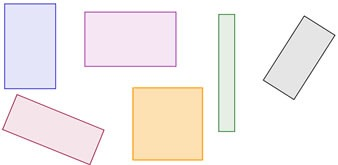
#> input picture IMG4.jpeg, 338 x 165 px
$ python main.py   (older library calls are emulated)
#> lines starting #> are read from the running program, lines starting #| are printed output that depends on the picture; after the words box and inside, x2 and y2 are one past the last pixel; in counts of white or black regions, pixels touching at a corner belong together

import cv2
import numpy as np
import matplotlib.pyplot as plt
from datetime import date

date_ = date.today().strftime("%d/%m/%Y")

canvas = np.ones((600, 600, 3))
cv2.rectangle(canvas,
              pt1=(50,50),
              pt2=(100,150),
              color=(255,0,0),
              thickness=5
              )
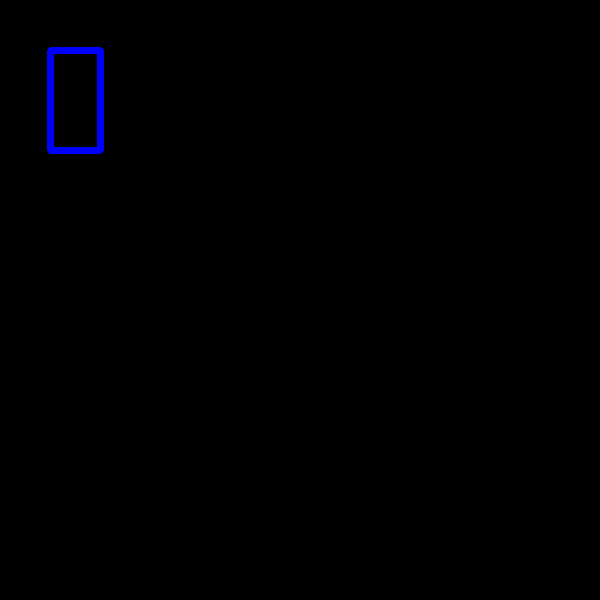
#> canvas: shape (600, 600, 3) float64; mean of channels 0, 1, 2 2.5, 1, 1; drawn as B, G, R

cv2.putText(img= canvas,text="Hello" ,org=(50,200), fontFace= cv2.FONT_HERSHEY_COMPLEX, fontScale= 1, color= (0,0,255))
cv2.putText(img= canvas,text=date_ ,org=(50,250), fontFace= cv2.FONT_HERSHEY_COMPLEX, fontScale= 1, color= (0,0,255))
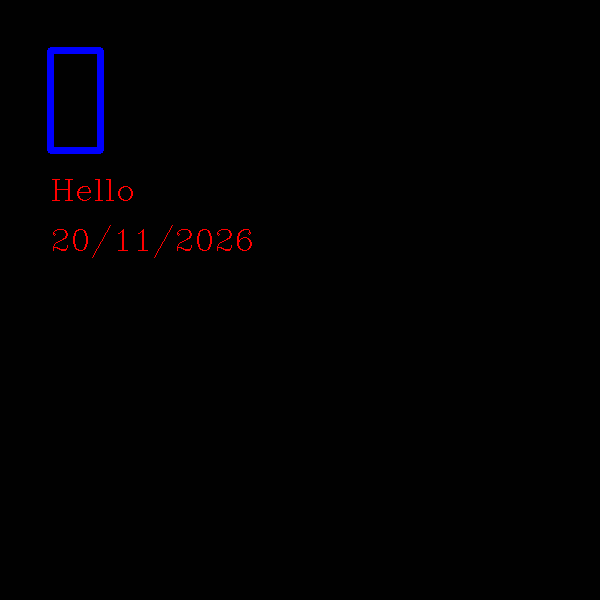
#> canvas: shape (600, 600, 3) float64; mean of channels 0, 1, 2 2.5, 1, 1.7; drawn as B, G, R

plt.imshow(canvas)


shapes = cv2.imread("IMG4.jpeg", cv2.IMREAD_GRAYSCALE)
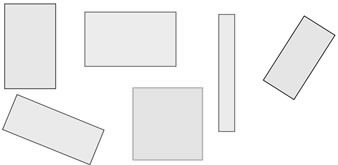
#> shapes: shape (165, 338); min 35, max 255, mean 241.6
shapes_copy = cv2.imread("IMG4.jpeg", cv2.IMREAD_COLOR)
#> shapes_copy is the input picture: shape (165, 338, 3); mean B, G, R 238.5, 239.9, 245.4
shapes = cv2.GaussianBlur(shapes, (5,5), 0)
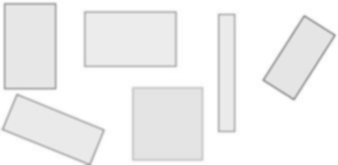
#> shapes: shape (165, 338); min 162, max 255, mean 241.6
ret, shapes = cv2.threshold(shapes, 150, 255, cv2.THRESH_BINARY_INV +
                                            cv2.THRESH_OTSU)
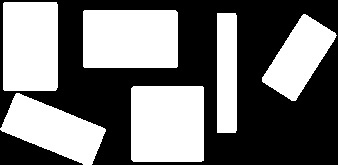
#> shapes: shape (165, 338); 46% white; 6 white regions, box (x1, y1, x2, y2) and area: (131, 86, 204, 162) 5539, (83, 10, 178, 68) 5504, (3, 2, 58, 91) 4887, (0, 93, 106, 165) 4066, (262, 14, 337, 101) 3255, (217, 13, 237, 133) 2396
#> ret = 240
kernel = np.ones((5, 5), np.uint8)
img_erosion = cv2.erode(shapes, kernel, iterations=1)
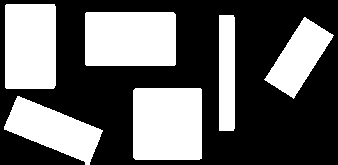
#> img_erosion: shape (165, 338); 39.5% white; 6 white regions, box (x1, y1, x2, y2) and area: (133, 88, 202, 160) 4959, (85, 12, 176, 66) 4908, (5, 4, 56, 89) 4327, (4, 96, 103, 165) 3383, (264, 17, 334, 99) 2627, (219, 15, 235, 131) 1852
img_dilation = cv2.dilate(shapes, kernel, iterations=1)
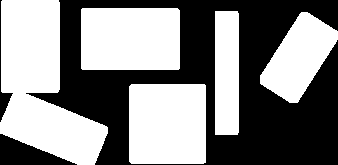
#> img_dilation: shape (165, 338); 52.7% white; 3 black regions


contours, hierarchy  =cv2.findContours(shapes, cv2.RETR_TREE, cv2.CHAIN_APPROX_SIMPLE)
#> contours = 6 contours; box (x1, y1, x2, y2) and area: (131, 86, 204, 162) 5394, (83, 10, 178, 68) 5354, (3, 2, 58, 91) 4746, (0, 93, 106, 165) 3940, (262, 14, 337, 101) 3154, (217, 13, 237, 133) 2258
#rint(contours)
#shapes = cv2.Sobel(src=shapes, ddepth=cv2.CV_64F, dx=1, dy=1, ksize=5)
#> (the run stopped early here; a loop or call above may not have finished)

$ run again, with pigNose.jpeg copied over IMG4.jpeg
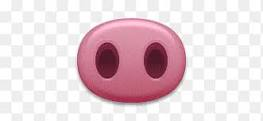
#> input picture pigNose.jpeg, 263 x 121 px
#> shapes_copy is the input picture: shape (121, 263, 3); mean B, G, R 216.6, 211.2, 230.4
#> `ret, shapes = cv2.threshold(shapes, 150, 255, cv2.THRESH_BINARY_INV + ..`:
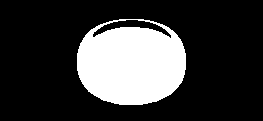
#> shapes: shape (121, 263); 22.9% white; 1 white region, box (x1, y1, x2, y2) and area: (77, 19, 186, 105) 7277
#> ret = 186
#> img_erosion: shape (121, 263); 19.8% white; 1 white region, box (x1, y1, x2, y2) and area: (79, 29, 184, 103) 6288
#> `img_dilation = cv2.dilate(shapes, kernel, iterations=1)`:
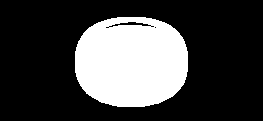
#> img_dilation: shape (121, 263); 26.5% white; 1 white region
#> contours = 2 contours; box (x1, y1, x2, y2) and area: (77, 19, 186, 105) 7592, (92, 19, 172, 39) 542

$ run again, with shapes.jpg copied over IMG4.jpeg
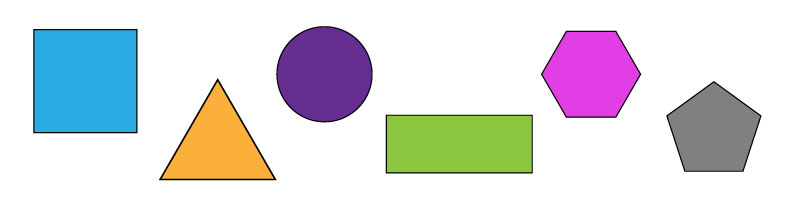
#> input picture shapes.jpg, 800 x 200 px
#> shapes_copy is the input picture: shape (200, 800, 3); mean B, G, R 222.2, 218.7, 218.7
#> `ret, shapes = cv2.threshold(shapes, 150, 255, cv2.THRESH_BINARY_INV + ..`:
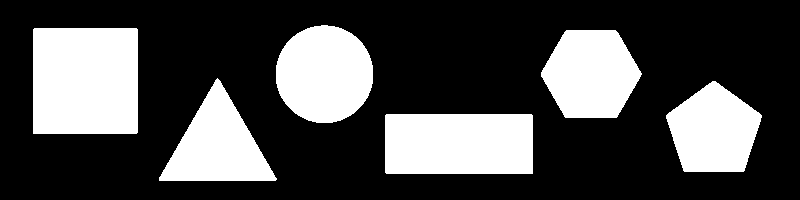
#> shapes: shape (200, 800); 29.2% white; 6 white regions, box (x1, y1, x2, y2) and area: (33, 28, 138, 134) 11127, (385, 114, 533, 174) 8877, (276, 25, 373, 123) 7509, (541, 30, 642, 118) 6747, (159, 78, 277, 181) 6301, (666, 81, 762, 172) 6173
#> ret = 194
#> img_erosion: shape (200, 800); 26.2% white; 6 white regions, box (x1, y1, x2, y2) and area: (35, 30, 136, 132) 10299, (387, 116, 531, 172) 8061, (278, 27, 371, 121) 6745, (543, 32, 639, 116) 6009, (669, 84, 759, 170) 5442, (162, 82, 273, 179) 5439
#> `img_dilation = cv2.dilate(shapes, kernel, iterations=1)`:
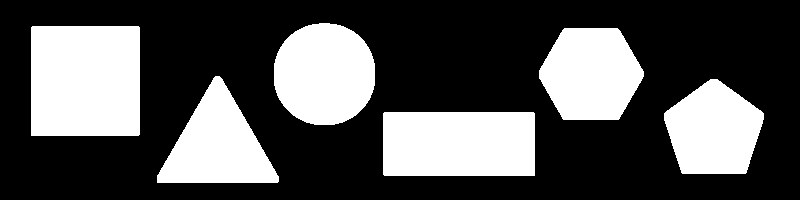
#> img_dilation: shape (200, 800); 32.3% white; 6 white regions
#> contours = 6 contours; box (x1, y1, x2, y2) and area: (33, 28, 138, 134) 10918, (385, 114, 533, 174) 8672, (276, 25, 373, 123) 7371, (541, 30, 642, 118) 6609, (159, 78, 277, 181) 6140, (666, 81, 762, 172) 6039

$ run again, with tilt_rect.png saved as IMG4.jpeg
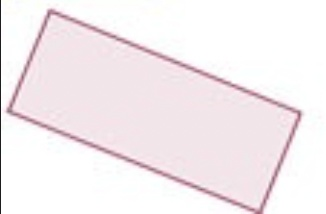
#> input picture tilt_rect.png, 326 x 214 px
#> shapes_copy is the input picture: shape (214, 326, 3); mean B, G, R 240.1, 237.5, 245.1
#> ret = 212
#> img_erosion: shape (214, 326); 0.71% white in thin lines or dots, all inside (x1, y1, x2, y2) = (8, 11, 300, 214)
#> `img_dilation = cv2.dilate(shapes, kernel, iterations=1)`:
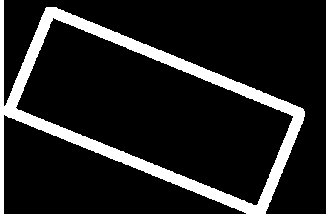
#> img_dilation: shape (214, 326); 13.1% white; 1 white region
#> contours = 3 contours; box (x1, y1, x2, y2) and area: (6, 9, 303, 214) 31075, (13, 15, 297, 209) 27391, (0, 0, 2, 214) 213
